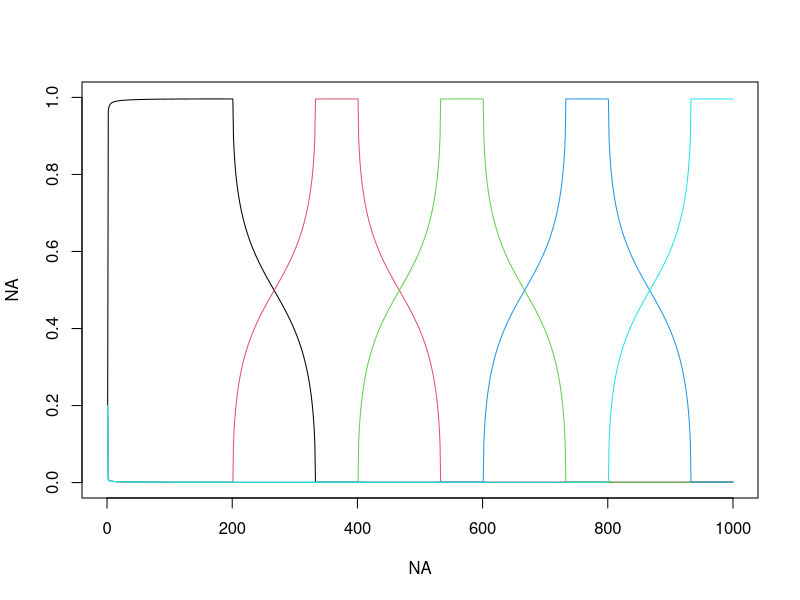
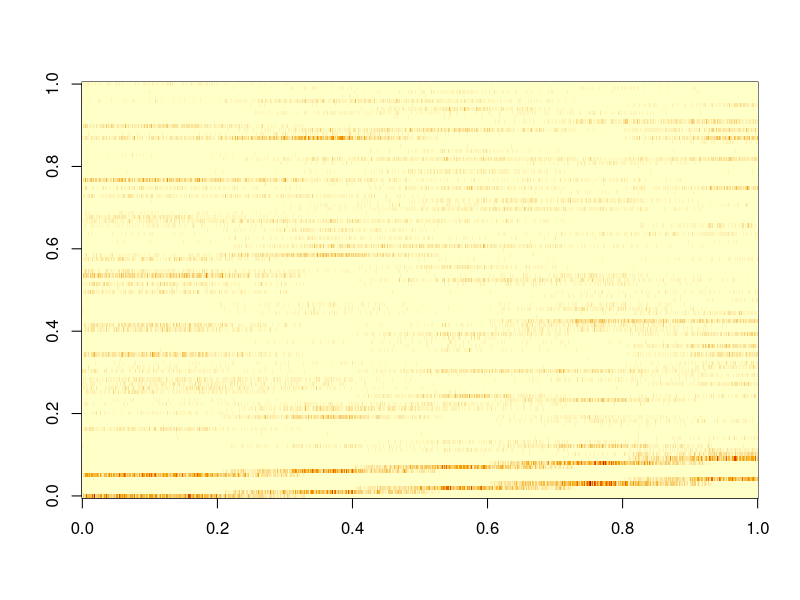
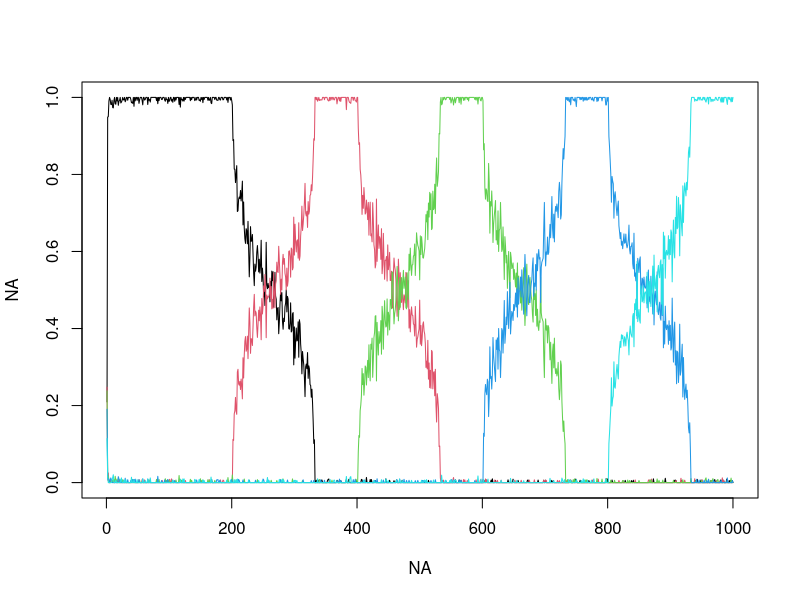
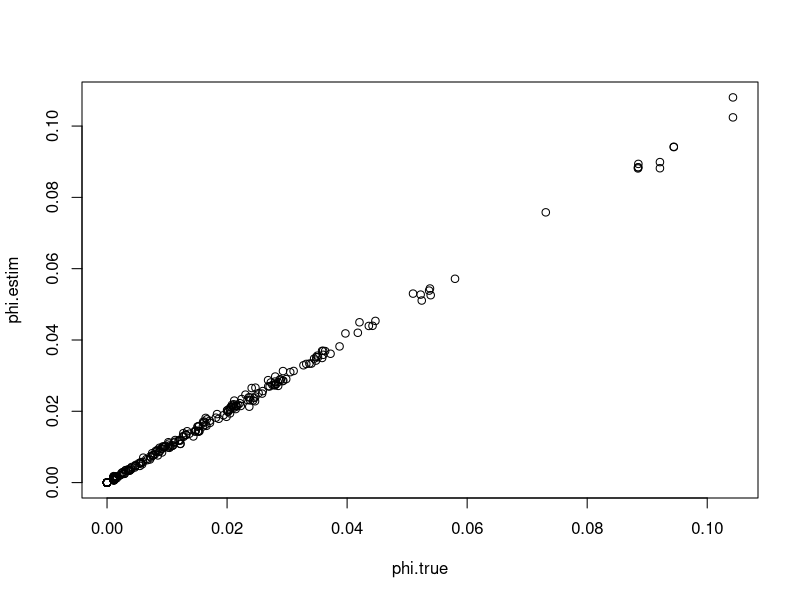

The R script that drew these images, in order: (Note: this script raises an error after producing the figures.)
rm(list=ls(all=TRUE))
set.seed(4)

nloc=1000
nspp=100
ncommun=5
base=floor(nloc/(ncommun-2))

#generate thetas
x=seq(from=-1,to=1,length.out=base)
y=sqrt(1-(x^2))*0.1
min1=0.0001
y[y<min1]=min1
# plot(x,y)
  
init=floor(nloc/ncommun)
seq1=c(seq(from=1,to=nloc,by=init),nloc)
  
theta=matrix(min1,nloc,ncommun)
for (i in 1:ncommun){
  seq2=seq1[i]:(seq1[i]+base-1)
  seq3=seq2[seq2<=nloc]
  theta[seq3,i]=y[1:length(seq3)]
}
theta=theta/matrix(apply(theta,1,sum),nloc,ncommun)
theta.true=theta
  
plot(NA,NA,xlim=c(0,nloc),ylim=c(0,1))
for (i in 1:ncommun) lines(1:nloc,theta[,i],col=i)
  
#generate phi  
tmp=matrix(rnorm(ncommun*nspp,mean=0,sd=2),ncommun,nspp)
tmp[tmp<0.1]=0.1
tmp[,1:(2*ncommun)]=cbind(diag(8,ncommun),diag(8,ncommun))
phi=tmp/matrix(rowSums(tmp),ncommun,nspp)
round(phi[,1:20],2)
table(round(phi,2))

unique(rowSums(phi))
phi.true=phi

#generate actual observations y
nl=floor(runif(nloc,min=100,max=200))
nlk=matrix(NA,nloc,ncommun)
nks=matrix(0,ncommun,nspp)
y=matrix(NA,nloc,nspp)
for (i in 1:nloc){
  nlk[i,]=rmultinom(1,size=nl[i],prob=theta[i,])
  tmp1=rep(0,ncommun)
  for (k in 1:ncommun){
    tmp=rmultinom(1,size=nlk[i,k],prob=phi[k,])
    nks[k,]=nks[k,]+tmp
    tmp1=tmp1+tmp
  }
  y[i,]=tmp1
}
image(y)

#look at stuff to make sure it makes sense
theta.estim=nlk/matrix(nl,nloc,ncommun)
plot(NA,NA,xlim=c(1,nloc),ylim=c(0,1))
for (i in 1:ncommun) lines(1:nloc,theta.estim[,i],col=i)
nlk.true=nlk

phi.estim=nks/matrix(rowSums(nks),ncommun,nspp,)
plot(phi.true,phi.estim)
nks.true=nks

#export results
setwd('U:\\GIT_models\\git_LDA_abundance')
nome=paste('fake data',ncommun,'.csv',sep='')    
colnames(y)=paste('spp',1:nspp,sep='')
rownames(y)=paste('loc',1:nloc,sep='')
write.csv(y,nome)    
